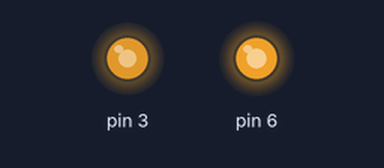
Simulated run of this sketch. Board: Arduino Uno, built with avr-gcc and run on an emulated ATmega328P. Shown: output pins drawn as LEDs (lit = HIGH).

Above: at 0.1 s.
Timing chart, 0 to 1.6 s (numbered marks = the images above):
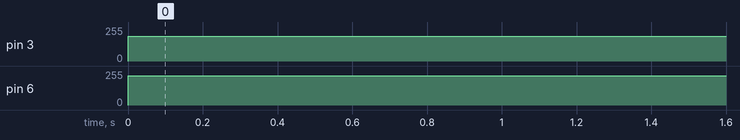

Measured:
- by itself, pin 3: 0/255 → 184/255 at 0.00 s
- by itself, pin 6: 0/255 → 220/255 at 0.00 s

The sketch:

Motor_Control.ino
```cpp
#include <motor_control.h>

void setup() {
  // put your setup code here, to run once:

}

void loop() {
  // put your main code here, to run repeatedly:
  //forward(200)
  //raw_motor_control(200,176);
  //raw_motor_control(100, 80);
  double scale = 0.84;
  double value = 220;
  raw_motor_control(value, value * scale);
  //raw_motor_control(70,70);
}
```
